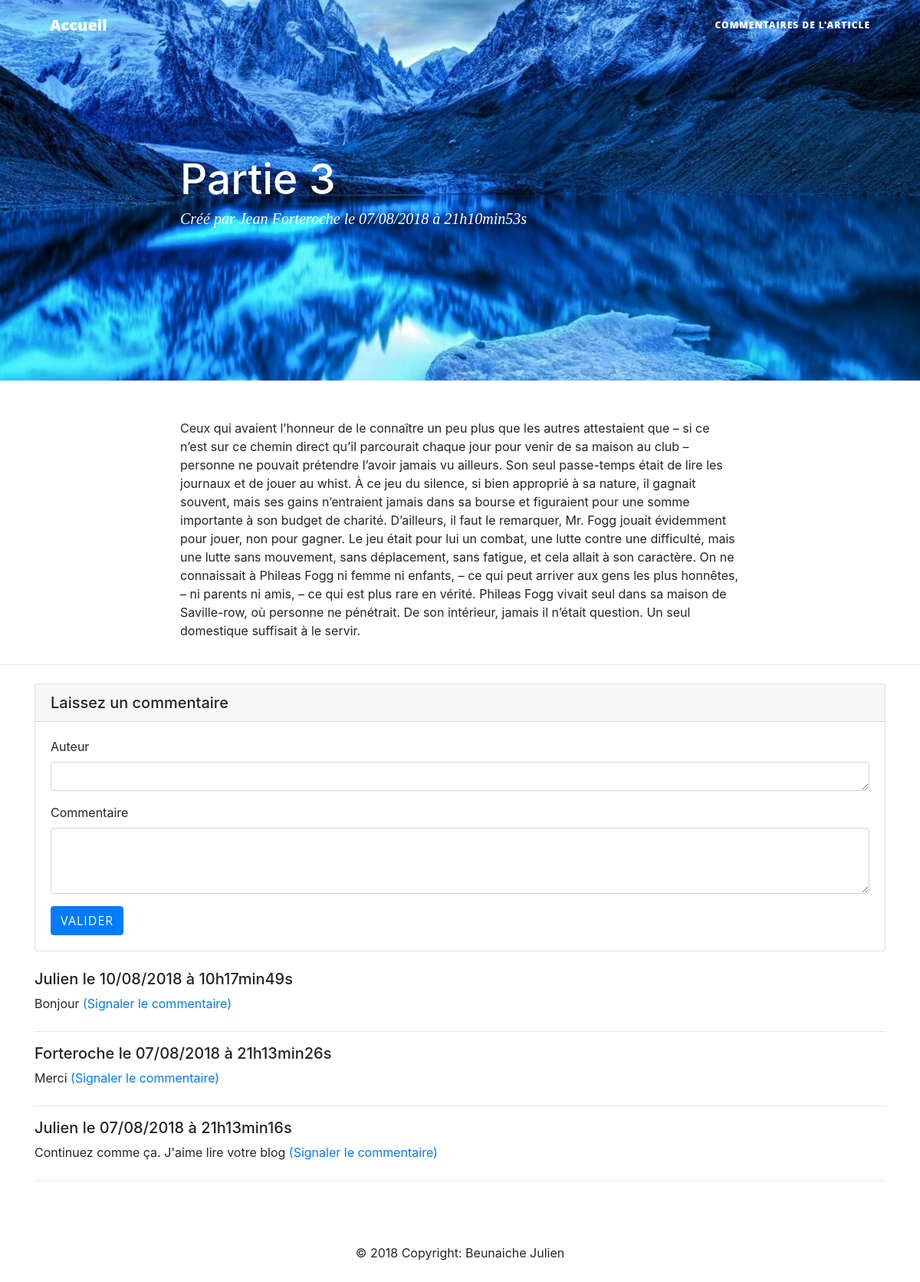
/index.php?action=post&id=18, run on the app's committed database.
### tables this page shows
CREATE TABLE `post` (
  `id` int(11) NOT NULL,
  `title` varchar(255) NOT NULL,
  `resume` varchar(255) NOT NULL,
  `content` text NOT NULL,
  `created` datetime NOT NULL
);

CREATE TABLE `comment` (
  `id` int(11) NOT NULL,
  `postid` int(11) NOT NULL,
  `author` varchar(255) NOT NULL,
  `comment` text NOT NULL,
  `createdCom` datetime NOT NULL,
  `status` tinyint(4) NOT NULL
);

### controller/PostController.php (called while the page is built, shortened)
<?php
require_once('model/PostManager.php');
require_once('model/CommentManager.php');
class PostController
{
    public function post()
    {
        $postManager    = new PostManager();
        $post           = $postManager->getPost($_GET['id']);
        $commentManager = new CommentManager();
        $comment        = $commentManager->getComments($_GET['id']);
        require('view/frontend/post-view.php');
    }
}

### model/Manager.php (called while the page is built, shortened)
<?php
class Manager
{
    protected function dbConnect()
 {
  $this->_db = new PDO('mysql:host=jbeunaicmcblogp4.mysql.db;dbname=jbeunaicmcblogp4;charset=utf8', 'jbeunaicmcblogp4', 'Forteroche72');
 }
}

### model/PostManager.php (called while the page is built, shortened)
<?php
require_once ('Post.php');
require_once ('Manager.php');
class PostManager extends Manager
{
    public
	function getPost($id)
	{
		$req = $this->_db->prepare('SELECT id, title, resume, content, DATE_FORMAT(created, \'%d/%m/%Y à %Hh%imin%ss\') AS created FROM post WHERE id = :id');
		$req->bindValue(':id', (int)$id);
		$req->execute();
		$req->setFetchMode(PDO::FETCH_CLASS | PDO::FETCH_PROPS_LATE, Post::class);
		$post = $req->fetch();
		return $post;
	}
}

### model/Post.php (called while the page is built, shortened)
<?php
class Post
{
    private $title;
    private $content;
    private $created;
    public function getTitle()
 {
     return $this->title;
 }
    public function getContent()
 {
  return $this->content;
 }
    public function getCreated()
 {
  return $this->created;
 }
}

### model/CommentManager.php (called while the page is built, shortened)
<?php
require_once('Comment.php');
class CommentManager extends Manager
{
    public function getComments($postid)
    {
        $req = $this->_db->prepare('SELECT id, postid, author, comment, DATE_FORMAT(createdCom, \'%d/%m/%Y à %Hh%imin%ss\') AS createdCom  FROM comment WHERE postid = :postid ORDER BY createdCom DESC');
        $req->bindValue(':postid', (int) $postid);
        $req->execute();
        $listsComments = $req->fetchAll(PDO::FETCH_CLASS, "Comment");
        return $listsComments;
    }
}

### model/Comment.php (called while the page is built, shortened)
<?php
class Comment
{
	private $id;
	private $author;
	private $comment;
	private $createdCom;
	public
	function getId()
	{
		return $this->id;
	}
	public
	function getAuthor()
	{
		return $this->author;
	}
	public
	function getComment()
	{
		return $this->comment;
	}
	public
	function getCreatedCom()
	{
		return $this->createdCom;
	}
}

### view/frontend/post-view.php (the view, shortened to what this page needs)
<?php $allowed = "<div><p><span><br><ul><li><strong><em>"; ?>
<nav class="navbar navbar-expand-lg navbar-light fixed-top" id="mainNav">
  <div class="container">
    <a class="navbar-brand" href="index.php">Accueil</a>
    <div class="collapse navbar-collapse" id="navbarResponsive">
      <ul class="navbar-nav ml-auto">
        <li class="nav-item">
          <a class="nav-link" href=#comments>Commentaires de l'article</a>
        </li>
      </ul>
    </div>
  </div>
</nav>
<header class="masthead" style="background-image: url('public/images/post.jpg')">
  <div class="container">
    <div class="row">
      <div class="col-lg-8 col-md-10 mx-auto">
        <div class="post-heading">
          <h1>
            <?= strip_tags($post->getTitle(),$allowed);
            ?>
          </h1>
          <span class="meta">Créé par
                Jean Forteroche le
                <?= $post->getCreated() ?></span>
        </div>
      </div>
    </div>
  </div>
</header>
<article>
  <div class="container">
    <div class="row">
      <div class="col-lg-8 col-md-10 mx-auto">
        <?= strip_tags($post->getContent(),$allowed); ?>
      </div>
    </div>
  </div>
</article>
<hr>
<div id="comments" class="container">
  <div class="card my-4">
    <h5 class="card-header">Laissez un commentaire</h5>
    <div class="card-body">
      <form action="index.php?action=addComment" method="post">
        <div class="form-group">
          <label for="author">Auteur</label><br />
          <textarea class="form-control" rows="1" id="author" name="author"></textarea>
        </div>
        <div class="form-group">
          <label for="comment">Commentaire</label><br />
          <textarea class="form-control" rows="3" id="comment" name="comment"></textarea>
        </div>
        <button type="submit" class="btn btn-primary">Valider</button>
      </form>
    </div>
  </div>
  <?php
foreach ($comment as $val)
{
?>
    <div class="media mb-4">
      <div class="media-body">
        <h5 class="mt-0">
          <?= strip_tags($val->getAuthor(), $allowed); ?> le
            <?= ($val->getCreatedCom()); ?>
        </h5>
        <?= strip_tags($val->getComment(), $allowed); ?> <a href="index.php?action=signalCom&amp;id=<?= htmlspecialchars($val->getId())?>">(Signaler le commentaire)</a>
      </div>
    </div>
    <hr>
    <?php
}
?>
</div>
<?php require('template.php'); ?>

### public/css/style.css (style rules this page uses)
body { font-size: 20px; color: #212529; font-family: 'Lora', 'Times New Roman', serif; }
p { line-height: 1.5; margin: 30px 0; }
h1, h2, h3, h4, h5, h6 { font-weight: 800; font-family: 'Open Sans', 'Helvetica Neue', Helvetica, Arial, sans-serif; }
a { color: #212529; -webkit-transition: all 0.2s; -moz-transition: all 0.2s; transition: all 0.2s; }
#mainNav { position: absolute; border-bottom: 1px solid #e9ecef; background-color: white; font-family: 'Open Sans', 'Helvetica Neue', Helvetica, Arial, sans-serif; }
#mainNav .navbar-brand { font-weight: 800; color: #343a40; }
#mainNav .navbar-nav > li.nav-item > a { font-size: 12px; font-weight: 800; letter-spacing: 1px; text-transform: uppercase; }
@media only screen and (min-width: 992px) { #mainNav { border-bottom: 1px solid transparent; background: transparent; } }
@media only screen and (min-width: 992px) { #mainNav .navbar-brand { padding: 10px 20px; color: #fff; } }
@media only screen and (min-width: 992px) { #mainNav .navbar-nav > li.nav-item > a { padding: 10px 20px; color: #fff; } }
@media only screen and (min-width: 992px) { #mainNav { -webkit-transition: background-color 0.2s; -moz-transition: background-color 0.2s; transition: background-color 0.2s; -webkit-transform: translate3d(0, 0, 0); -moz-transform: translate3d(0, 0, 0); -ms-transform: translate3d(0, 0, 0); -o-transform: translate3d(0, 0, 0); transform: translate3d(0, 0, 0); -webkit-backface-visibility: hidden; } }
header.masthead { margin-bottom: 50px; background: no-repeat center center; background-color: #868e96; background-attachment: scroll; position: relative; -webkit-background-size: cover; -moz-background-size: cover; -o-background-size: cover; background-size: cover; }
header.masthead .page-heading, header.masthead .post-heading, header.masthead .site-heading { padding: 200px 0 150px; color: white; }
@media only screen and (min-width: 768px) { header.masthead .page-heading, header.masthead .post-heading, header.masthead .site-heading { padding: 200px 0; } }
header.masthead .post-heading h1 { font-size: 35px; }
header.masthead .post-heading .meta, header.masthead .post-heading .subheading { line-height: 1.1; display: block; }
header.masthead .post-heading .meta { font-size: 20px; font-weight: 300; font-style: italic; font-family: 'Lora', 'Times New Roman', serif; }
@media only screen and (min-width: 768px) { header.masthead .post-heading h1 { font-size: 55px; } }
.btn { font-size: 14px; font-weight: 800; padding: 15px 25px; letter-spacing: 1px; text-transform: uppercase; border-radius: 0; font-family: 'Open Sans', 'Helvetica Neue', Helvetica, Arial, sans-serif; }
.btn-primary { background-color: #0085A1; border-color: #0085A1; }

### data on the page
post: title "Partie 3", content "Ceux qui avaient l’honneur de le connaître un peu plus que les autres attestaient que – si ce n’est sur ce chemin direct qu’il parcourait chaque jour pour venir de sa maison au club – personne ne pouvait prétendre l’avoir jamais vu ailleurs. Son seul passe-temps était de lire les journaux et de jouer au whist. À ce jeu du silence, si bien approprié à sa nature, il gagnait souvent, mais ses gains n’entraient jamais dans sa bourse et figuraient pour une somme importante à son budget de charité. D’ailleurs, il faut le remarquer, Mr. Fogg jouait évidemment pour jouer, non pour gagner. Le jeu était pour lui un combat, une lutte contre une difficulté, mais une lutte sans mouvement, sans…"
comment: author "Julien", CreatedCom "10/08/2018 à 10h17min49s", comment "Bonjour"
comment: author "Forteroche", CreatedCom "07/08/2018 à 21h13min26s", comment "Merci"
comment: author "Julien", CreatedCom "07/08/2018 à 21h13min16s", comment "Continuez comme ça. J'aime lire votre blog"

### other printed values
$post->getCreated() "07/08/2018 à 21h10min53s"
